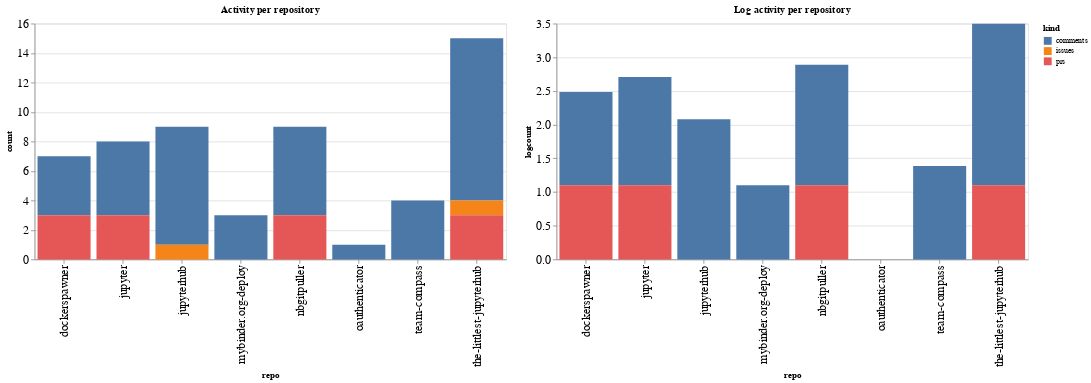

Write notebook code for a chart like this one.
### Code cell
ch1 = alt.Chart(repo_summaries, width=600, title="Activity per repository").mark_bar().encode(
    x='repo',
    y='count',
    color='kind',
    tooltip="kind"
)

ch2 = alt.Chart(repo_summaries, width=600, title="Log activity per repository").mark_bar().encode(
    x='repo',
    y='logcount',
    color='kind',
    tooltip="kind"
)

ch1 | ch2

### Figure 1 — Vega-Lite specification as saved in the notebook (floating-point values rounded to 4 significant figures)
{"config": {"axisLeft": {"labelFontSize": 15}, "axisBottom": {"labelFontSize": 15}}, "hconcat": [{"mark": "bar", "encoding": {"color": {"type": "nominal", "field": "kind"}, "tooltip": {"type": "nominal", "field": "kind"}, "x": {"type": "nominal", "field": "repo"}, "y": {"type": "quantitative", "field": "count"}}, "title": "Activity per repository", "width": 600}, {"mark": "bar", "encoding": {"color": {"type": "nominal", "field": "kind"}, "tooltip": {"type": "nominal", "field": "kind"}, "x": {"type": "nominal", "field": "repo"}, "y": {"type": "quantitative", "field": "logcount"}}, "title": "Log activity per repository", "width": 600}], "data": {"name": "data-f88ec8f017644dedc6152a0e1412d966"}, "$schema": "https://vega.github.io/schema/vega-lite/v4.8.1.json", "datasets": {"data-f88ec8f017644dedc6152a0e1412d966": [{"repo": "dockerspawner", "kind": "comments", "count": 4, "logcount": 1.386}, {"repo": "dockerspawner", "kind": "prs", "count": 3, "logcount": 1.099}, {"repo": "jupyter", "kind": "comments", "count": 5, "logcount": 1.609}, {"repo": "jupyter", "kind": "prs", "count": 3, "logcount": 1.099}, {"repo": "jupyterhub", "kind": "comments", "count": 8, "logcount": 2.079}, {"repo": "jupyterhub", "kind": "issues", "count": 1, "logcount": 0.0}, {"repo": "mybinder.org-deploy", "kind": "comments", "count": 3, "logcount": 1.099}, {"repo": "nbgitpuller", "kind": "comments", "count": 6, "logcount": 1.792}, {"repo": "nbgitpuller", "kind": "prs", "count": 3, "logcount": 1.099}, {"repo": "oauthenticator", "kind": "comments", "count": 1, "logcount": 0.0}, {"repo": "team-compass", "kind": "comments", "count": 4, "logcount": 1.386}, {"repo": "the-littlest-jupyterhub", "kind": "comments", "count": 11, "logcount": 2.398}, {"repo": "the-littlest-jupyterhub", "kind": "issues", "count": 1, "logcount": 0.0}, {"repo": "the-littlest-jupyterhub", "kind": "prs", "count": 3, "logcount": 1.099}]}}
